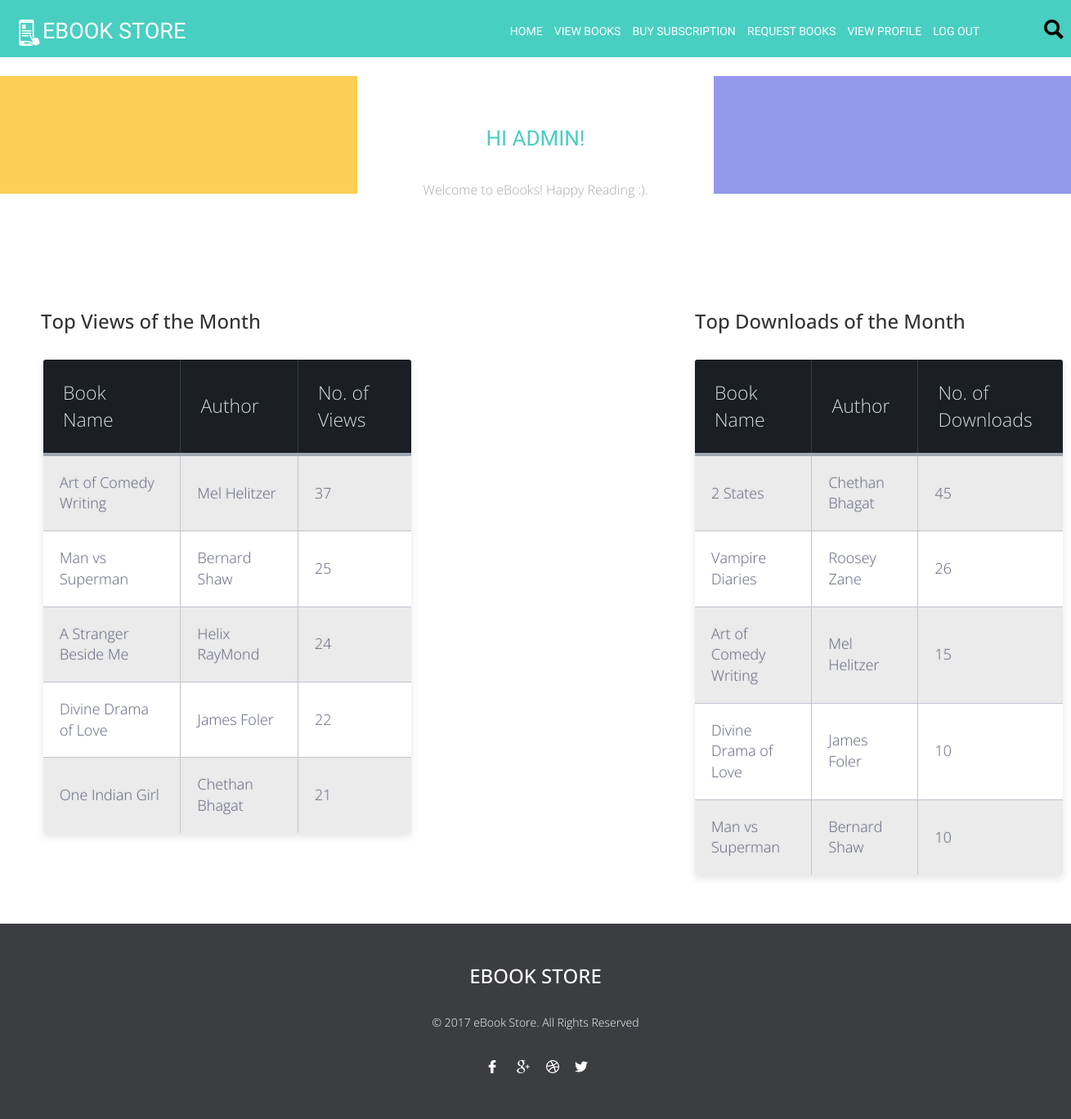
Screenshot of /user/home.php (signed in) with the database file from the repository.
### tables this page shows
CREATE TABLE `fileupload` (
  `book_id` int(5) NOT NULL,
  `book_name` varchar(40) NOT NULL,
  `author` varchar(40) NOT NULL,
  `description` varchar(3000) NOT NULL,
  `genre` varchar(50) NOT NULL,
  `book_path` varchar(100) NOT NULL,
  `img_path` varchar(50) NOT NULL
);

CREATE TABLE `ratings` (
  `book_id` int(5) NOT NULL,
  `downloads` int(10) NOT NULL,
  `views` int(5) NOT NULL
);

### user/home.php (the view, shortened to what this page needs)
<?php
	include('dbconnect.php');
?>
<!DOCTYPE html>
<html>
<head>
<link href="css/bootstrap.css" rel="stylesheet">
<link href="css/style.css" rel="stylesheet" type="text/css" media="all" />
</head>
<body>
<div>
	<div class="header">
			<div class="logo">
			   <h1><a href="home.php"><i><img src="images/cell.png" alt=" " /></i>ebook store</a></h1>
			</div>
			<div class="top-nav">
				<ul>
					<li><a href="home.php">Home</a></li>
					<li><a href="viewbook.php">View Books</a></li>
					<li><a href="subscribe.php">Buy Subscription</a></li>
					<li><a href="request.php">Request Books</a></li>
					<li><a href="profile.php">View Profile</a></li>
					<li><a href="logout.php">Log Out</a></li>
				</ul>
			</div>
				    <div class="search-box">
					    <div id="sb-search" class="sb-search">
							<form action="searchbook.php" method="post">
								<span class="sb-icon-search"> </span>
							</form>
						</div>
				    </div>
			<div class="clearfix"> </div>
	</div>
</div>
<?php
$uname=$_SESSION["uname"];
$sql="select cid from user where name='$uname'";
$conn->query($sql);
?>
<div class="content-bottom">
		<div class="btm-grids">
			<div class="col-md-4 btm-grid back-col1 text-center">
			</div>
			<div class="col-md-4 btm-grid btm-wid">
				<h3> <?php echo "hi ".$_SESSION['uname']."!"; ?> </h3>
				<p>Welcome to eBooks! Happy Reading :).</p>
			</div>
			<div class="col-md-4 btm-grid back-col2 text-center">
			</div>
			<div class="clearfix"></div>
		</div>
</div>
<link href="css/data/style.css" rel="stylesheet">
<html lang="en">
<head>
</head>
<body>
<div style="position:absolute; left:50px; top:380px;"> <h3 >Top Views of the Month</h3> </div>
<div class="table-title">
</div>
	<table class="table-fill" style="position:absolute;left:0px;top:440px;">
		<thead>
			<tr>
			<th class="text-left">Book Name</th>
			<th class="text-left">Author</th>
			<th class="text-left">No. of Downloads</th>
			</tr>
		</thead>
			<tbody class="table-hover">
			<?php
				$s="SELECT b.book_name, b.author, r.downloads from ratings r, fileupload b where r.book_id=b.book_id ORDER BY downloads DESC limit 5";
				$result = $conn->query($s);
				if ($result->num_rows > 0)
				{
					while($row = $result->fetch_array())
					{
						echo "<tr>";
							echo "<td class='text-left'>".$row["book_name"]."</td>";
							echo "<td class='text-left'>".$row["author"]."</td>";
							echo "<td class='text-left'>".$row["downloads"]."</td>";
						echo "</tr>";
					}
				}
			?>
			</tbody>
	</table>
<div style="position:absolute; left:850px; top:380px;"> <h3 >Top Downloads of the Month</h3> </div> </br>
<div class="table-title">
</div>
	<table class="table-filll" style="position:absolute;left:3px;top:440px;">
		<thead>
			<tr>
			<th class="text-left">Book Name</th>
			<th class="text-left">Author</th>
			<th class="text-left">No. of Views</th>
			</tr>
		</thead>
			<tbody class="table-hover">
			<?php
				$s="SELECT b.book_name, b.author, r.views from ratings r, fileupload b where r.book_id=b.book_id ORDER BY views DESC limit 5";
				$result = $conn->query($s);
				if ($result->num_rows > 0)
				{
					while($row = $result->fetch_array())
					{
						echo "<tr>";
						echo "<td class='text-left'>".$row["book_name"]."</td>";
						echo "<td class='text-left'>".$row["author"]."</td>";
						echo "<td class='text-left'>".$row["views"]."</td>";
						echo "</tr>";
					}
				}
			?>
			</tbody>
	</table>
</body>
<div class="footer">
	<div class="container">
		<h2><a href="index.html">eBook Store</a></h2>
		<p>© 2017 eBook Store. All Rights Reserved </p>
		<ul>
			<li><a class="face1" href="#"></a></li>
			<li><a class="face2"href="#"></a></li>
			<li><a class="face3" href="#"></a></li>
			<li><a class="face4" href="#"></a></li>
		</ul>
	</div>
</div>
</body>
</html>

### user/css/style.css (style rules this page uses)
html, body { font-size: 100%; background:#fff; font-family: 'Open Sans', sans-serif; }
body a { transition:0.5s all; -webkit-transition:0.5s all; -moz-transition:0.5s all; -o-transition:0.5s all; -ms-transition:0.5s all; }
h1,h2,h3,h4,h5,h6 { margin:0; }
p { margin:0; font-weight: 300; }
ul { margin:0; padding:0; }
.logo { float:left; padding: 0 20px; }
.logo a { font-size: 27px; color: rgb(255, 255, 255); text-decoration: none; font-family: 'Varela Round', sans-serif; text-transform:uppercase; }
.top-nav { float: right; width: 80%; #margin-top: 12px; margin: 12px 5px 5px 5px; }
.top-nav ul li { display:inline-block; margin: 0 10px 0 0; -webkit-appearance: none !important; }
.top-nav ul li a { color: #fff; padding: 0 0 0 0; font-size: 14px; font-family: 'Varela Round', sans-serif; text-decoration: none; text-transform: uppercase; border-bottom: 5px solid transparent; -webkit-appearance: none !important; outline:none; }
.search-box { float:left; }
.sb-search { width: 0%; position: absolute; right: 0; top: 9px; min-width: 45px; height: 49px; float: right; overflow: hidden; -webkit-transition: width 0.3s; -moz-transition: width 0.3s; transition: width 0.3s; -webkit-backface-visibility: hidden; }
.sb-icon-search,.sb-search-submit { width: 45px; height: 49px; display: block; position: absolute; right: 0; top: 0; padding: 0; margin: 0 0 0 0; line-height: 71px; text-align: center; cursor: pointer; }
.sb-icon-search { background:#48cfc1 url('../images/search.png') no-repeat 12px 15px; z-index: 90; }
.header { padding: 14px 0; background: #48cfc1; }
.btm-grid,.content-left,.content-right { padding:70px 0; }
.btm-grid h3 { color: #48cfc1; font-size: 32px; text-transform: uppercase; font-family: 'Varela Round', sans-serif; text-align: center; }
.btm-grid p { color: #A9A8A8; font-size: 16px; text-align: center; margin-top: 50px; line-height: 2em; }
.back-col1 { background: #fcce54; padding: 4em 11.7em; }
.back-col2 { background:#9398ec; padding: 4em 11.7em; }
.btm-wid { padding: 70px 50px; }
.footer { background:#3c3d41; padding:45px 0; text-align:center; }
.footer h2 a { text-decoration:none; font-size:24px; text-transform:uppercase; color:#fff; }
.footer p { color:#fff; font-size:14px; line-height:1.8em; text-align:center; margin: 30px 0; }
.footer ul { text-align:center; }
.footer ul li { list-style-type:none; display:inline-block; margin: 0 4px; }
.footer ul li a { width:25px; height:25px; display:block; }
.footer ul li a.face1 { background:url(../images/social.png) no-repeat -39px 0px; }
.footer ul li a.face2 { background:url(../images/social.png) no-repeat -79px 0px; }
.footer ul li a.face3 { background:url(../images/social.png) no-repeat -121px 0px; }
.footer ul li a.face4 { background:url(../images/social.png) no-repeat 0px 0px; }
@media (max-width: 1490px) { .top-nav { width: 48%; } }
@media (max-width: 1440px) { .top-nav { width: 50%; } }
@media (max-width: 1440px) { .btm-grid h3 { font-size: 28px; } }
@media (max-width: 1440px) { .btm-wid { padding: 65px 38px; } }
@media (max-width: 1440px) { .back-col1,.back-col2 { padding: 4.5em 10em; } }
@media (max-width: 1399px) { .top-nav { width: 51%; } }
@media (max-width: 1366px) { .top-nav { width: 52%; } }
@media (max-width: 1366px) { .btm-grid h3 { font-size: 26px; } }
@media (max-width: 1366px) { .btm-grid p { margin-top: 33px; } }
@media (max-width: 1366px) { .btm-wid { padding: 62px 40px; } }
@media (max-width: 1366px) { .back-col1, .back-col2 { padding: 4.5em 9.8em; } }

### rows the page displays
fileupload: book_name "2 States", author "Chethan Bhagat", book.downloads "45"
fileupload: book_name "Vampire Diaries", author "Roosey Zane", book.downloads "26"
fileupload: book_name "Art of Comedy Writing", author "Mel Helitzer", book.downloads "15", book.views "37"
fileupload: book_name "Divine Drama of Love", author "James Foler", book.downloads "10", book.views "22"
fileupload: book_name "Man vs Superman", author "Bernard Shaw", book.downloads "10", book.views "25"
fileupload: book_name "A Stranger Beside Me", author "Helix RayMond", book.views "24"
fileupload: book_name "One Indian Girl", author "Chethan Bhagat", book.views "21"

### other values shown
$_SESSION['uname'] "ADMIN"
